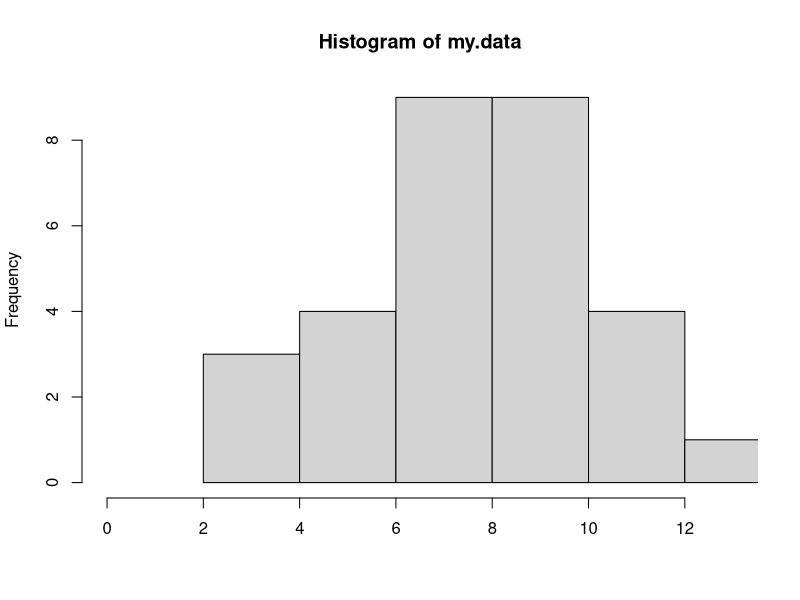
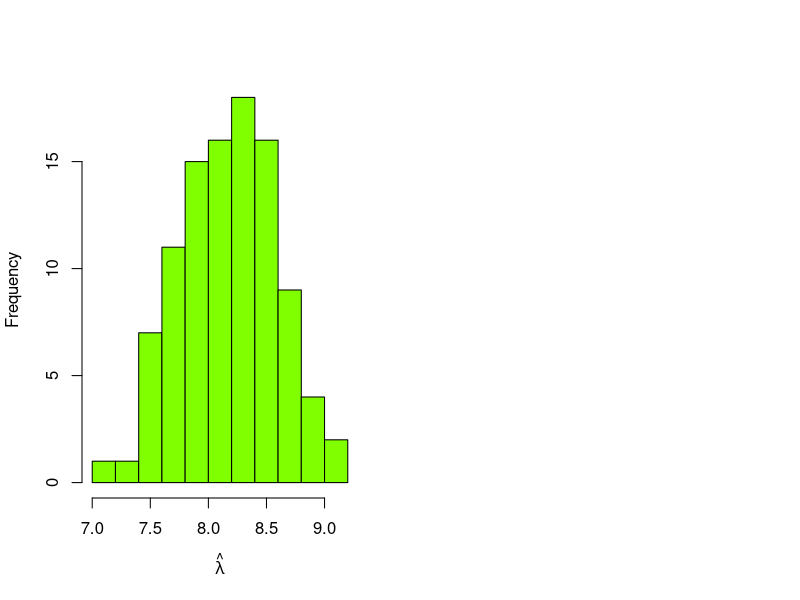
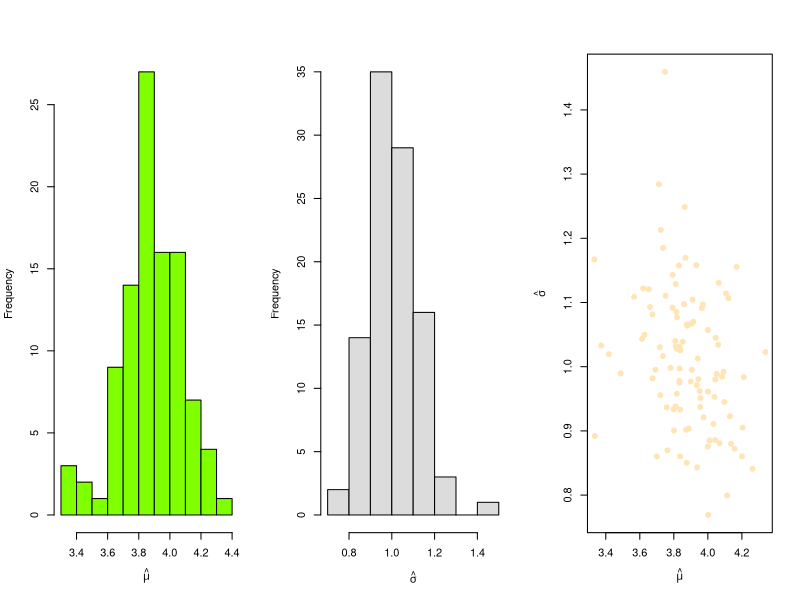

These charts were generated, in order, by the following R code:
## ---- chunk 1
set.seed(101)
## ---- chunk 2
my.data = rpois(30,lambda=8)
## ---- chunk 3
hist(my.data,xlab=NULL,xlim=c(0,max(my.data)))
## ---- chunk 4
set.seed(101)
# Return negative log-likelihood for Poisson distribution.
f = function(x,lambda)
{
  return(-sum(x*log(lambda)-lambda))
}
B = 100         # number of bootstrap replications
lambda.hat = rep(NA,B)
for ( ii in 1:B ) {
  indices = sample(length(my.data),length(my.data),replace=TRUE) # bootstrap sampling
  optim.out = optimize(f,interval=c(5,11),x=my.data[indices])
  lambda.hat[ii] = optim.out$minimum
}
mean(lambda.hat)
sd(lambda.hat)
## ---- chunk 5
par(mfrow=c(1,2))
hist(lambda.hat,xlab=expression(hat(lambda)),col="chartreuse",main=NULL)
## ---- chunk 6
set.seed(101)
my.data = rnorm(30,mean=4,sd=1.25)

indices = sample(length(my.data),B*length(my.data),replace=TRUE)
data.array = matrix(my.data[indices],nrow=B)  # now we have a bootstrapped dataset in each row!

my.fit.fun = function(my.par,my.data)
{
  -sum(log(dnorm(my.data,mean=my.par[1],sd=my.par[2])))
}
my.fun = function(x)
{
  optim.out = optim(c(5,1),my.fit.fun,my.data=x)
  return(optim.out$par)
}

apply.out = apply(data.array,1,my.fun)  # first row is hat(mu), second row is hat(sigma)
mu.hat = apply.out[1,]
sigma.hat = apply.out[2,]
par(mfrow=c(1,3))
hist(mu.hat,xlab=expression(hat(mu)),col="chartreuse",main=NULL)
hist(sigma.hat,xlab=expression(hat(sigma)),col="gainsboro",main=NULL)
plot(mu.hat,sigma.hat,xlab=expression(hat(mu)),ylab=expression(hat(sigma)),pch=19,col="moccasin")
